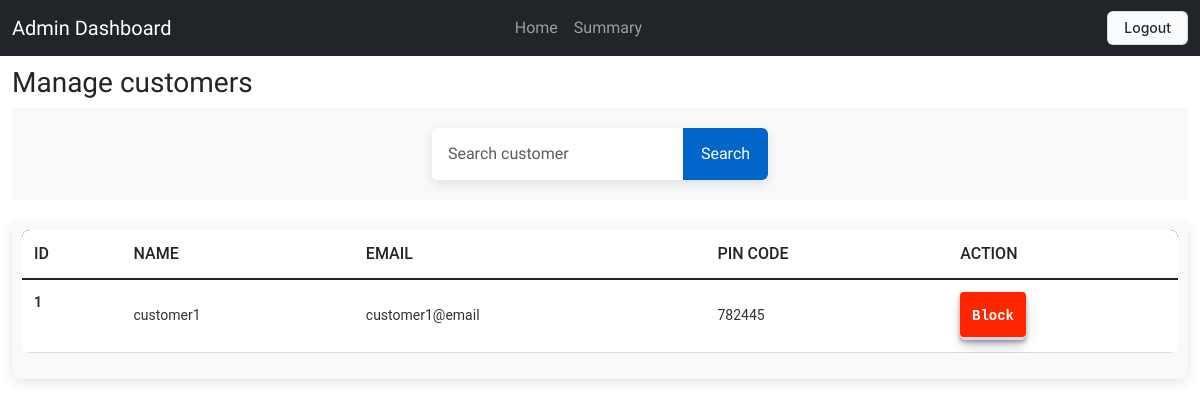
/all_customers (signed in), run on an earlier commit of the app's database.
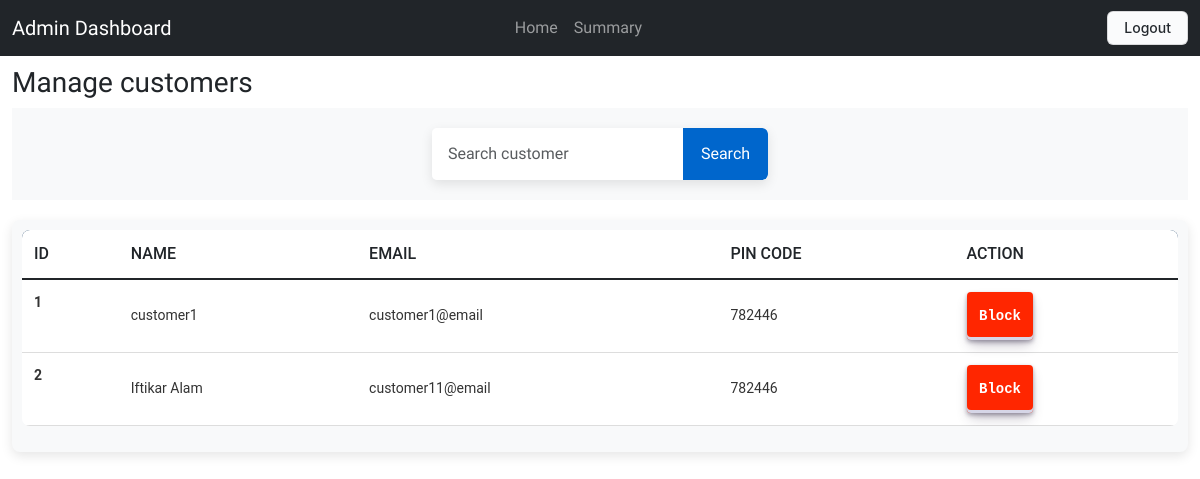
And on a later commit of the database.
### application/models.py (models this page shows)
class Customer(db.Model):
    id=db.Column(db.Integer, primary_key=True)
    user_id = db.Column(db.Integer, db.ForeignKey('user.id'), nullable = False)
    user = db.relationship('User', back_populates='customer')
    fullname= db.Column(db.String(80))
    address= db.Column(db.String(200))
    pincode=db.Column(db.Integer)

class User(db.Model, UserMixin):
    id=db.Column(db.Integer, primary_key=True)
    email= db.Column(db.String(), nullable=False )
    password= db.Column(db.String(), nullable=False)
    is_blocked= db.Column(db.Boolean, default=False)
    professional = db.relationship('Professional',uselist=False, back_populates='user')
    customer = db.relationship('Customer',uselist=False, back_populates='user')
    fs_uniquifier = db.Column(db.String, unique = True, nullable = False)
    active = db.Column(db.Boolean, default = True)
    roles = db.Relationship('Role', backref = 'bearers', secondary='user_roles')

### application/controllers.py (the view)
@app.route('/all_customers')
@login_required
def all_customers():
    search_results = Customer.query.all()
    return render_template('all_customers.html', customers=search_results)

### templates/all_customers.html (shortened to what this page needs)
<!DOCTYPE html>
<html lang="en">
<head>
    <link href="https://cdn.jsdelivr.net/npm/bootstrap@5.3.0-alpha1/dist/css/bootstrap.min.css" rel="stylesheet">
    <link rel="stylesheet" href="/static/common.css">
</head>
<body>
    <nav class="navbar navbar-expand-lg navbar-dark bg-dark">
        <div class="container-fluid">
            <a class="navbar-brand" href="#">Admin Dashboard</a>
          <div class="collapse navbar-collapse" id="navbarNav" >
              <ul class="navbar-nav ms-auto" style="display: flex; justify-content: center; width: 100%; padding-right: 15%;" >
                  <li class="nav-item"><a class="nav-link" href="/admin">Home</a></li>
                  <li class="nav-item"><a class="nav-link" href="/summary">Summary</a></li>
              </ul>
          </div>
          <div class="nav-link" style="display: flex;">
              <a href="/logout"> <button class="button-4">Logout</button></a>
          </div>
        </div>
    </nav>
    <div class="container-fluid">
          <h3 style="padding-top: 10px;">Manage customers</h3>
                <div class="search-container">
                  <form action="/search_customer">
                      <div class="input-group">
                          <input
                              name="result"
                              type="text"
                              class="form-control"
                              placeholder="Search customer"
                              aria-label="Search for customers"
                              aria-describedby="button-addon2"
                          />
                          <button
                              class="btn"
                              type="submit"
                              id="button-addon2">
                              Search
                          </button>
                      </div>
                  </form>
              </div>
                <div class="tableMain" >
                    <table class="table">
                        <thead>
                          <tr>
                            <th scope="col">ID</th>
                            <th scope="col">Name</th>
                            <th scope="col">Email</th>
                            <th scope="col">Pin Code</th>
                            <th scope="col">Action</th>
                          </tr>
                        </thead>
                        <tbody class="table-group-divider">
                        {% for cus in customers %}
                          <tr>
                            <th scope="row">{{loop.index}}</th>
                            <td>{{cus.fullname}}</td>
                            <td>{{cus.user.email}}</td>
                            <td> {{cus.pincode}}</td>
                            <td>
                              {% if not cus.user.active %}
                              <a href="user_action/{{cus.user_id}}">
                                <button class="button-29">Review</button>
                              </a>
                              {% elif not cus.user.is_blocked %}
                              <a href="user_action/{{cus.user_id}}">
                                <button class="button-30" style="font-weight: bold ;color: rgb(255, 254, 254); background-color: rgb(255, 38, 0);">Block</button>
                              </a>
                              {% else %}
                              <a href="user_action/{{cus.user_id}}">
                                <button class="button-30" style="font-weight: bold ;color: rgb(0, 0, 0); background-color: rgb(251, 247, 28);">Unblock</button>
                              </a>
                              {% endif %}
                            </td>
                          </tr>
                        {% endfor %}
                        </tbody>
                      </table>
                 </div>
            </div>
</body>
</html>

What changed in the data, as far as the page shows it:
changed Customer "customer1": pincode "782445" → "782446"
added Customer: fullname "Iftikar Alam", user.email "customer11@email", pincode "782446"
